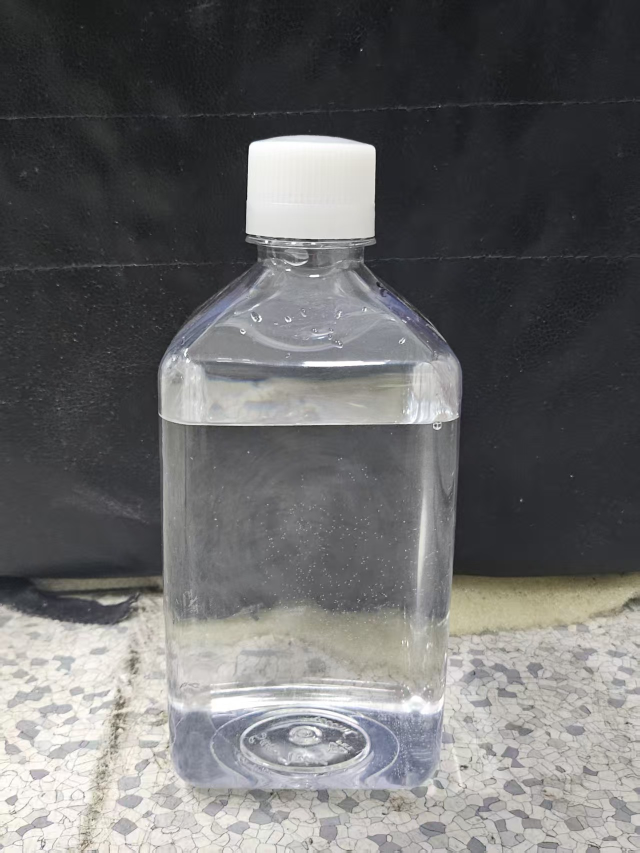
#> input picture detect/1.jpg, 1279 x 1706 px, given in place of the camera (shown at 1/2 size)
$ python labview_interface.py   (older library calls are emulated)
#> lines starting #> are read from the running program, lines starting #| are printed output that depends on the picture; after the words box and inside, x2 and y2 are one past the last pixel; in counts of white or black regions, pixels touching at a corner belong together
### detect/bottle_fill_detector.py
#!/usr/bin/env python3
"""
瓶子液体装满检测脚本
用于实时检测瓶子是否装满液体，可集成到LabVIEW中作为布尔控件
"""

import cv2
import numpy as np
import logging
from typing import Tuple, Optional, Dict, Any
from dataclasses import dataclass
from enum import Enum


class DetectionStatus(Enum):
    """检测状态枚举"""
    NOT_DETECTED = 0
    FILLED = 1
    NOT_FILLED = 2
    ERROR = 3


@dataclass
class DetectionConfig:
    """检测配置参数"""
    # 图像处理参数
    canny_threshold1: int = 50
    canny_threshold2: int = 150
    blur_kernel_size: int = 5

    # 检测参数
    min_bottle_area: int = 1000
    max_bottle_area: int = 50000
    fill_threshold_ratio: float = 0.7  # 液面高度占瓶高的比例阈值

    # ROI参数
    roi_top_ratio: float = 0.1  # ROI顶部占图像比例
    roi_bottom_ratio: float = 0.9  # ROI底部占图像比例

    # 调试参数
    debug_mode: bool = False
    save_debug_images: bool = False


class BottleFillDetector:
    """瓶子液体装满检测器"""

    def __init__(self, config: Optional[DetectionConfig] = None):
        self.config = config or DetectionConfig()
        self.logger = self._setup_logger()
        self.camera = None

    def _setup_logger(self) -> logging.Logger:
        """设置日志记录器"""
        logger = logging.getLogger('BottleFillDetector')
        logger.setLevel(logging.INFO)

        if not logger.handlers:
            handler = logging.StreamHandler()
            formatter = logging.Formatter(
                '%(asctime)s - %(name)s - %(levelname)s - %(message)s'
            )
            handler.setFormatter(formatter)
            logger.addHandler(handler)

        return logger

    def initialize_camera(self, camera_id: int = 0, width: int = 640, height: int = 480) -> bool:
        """初始化摄像头"""
        try:
            self.camera = cv2.VideoCapture(camera_id)
            self.camera.set(cv2.CAP_PROP_FRAME_WIDTH, width)
            self.camera.set(cv2.CAP_PROP_FRAME_HEIGHT, height)

            if not self.camera.isOpened():
                self.logger.error("无法打开摄像头")
                return False

            self.logger.info(f"摄像头初始化成功: {width}x{height}")
            return True

        except Exception as e:
            self.logger.error(f"摄像头初始化失败: {e}")
            return False

    def release_camera(self):
        """释放摄像头资源"""
        if self.camera:
            self.camera.release()
            self.camera = None
            self.logger.info("摄像头已释放")

    # [17 lines left out: function preprocess_image, not called in this run]

    def detect_bottle_and_liquid_level(self, image: np.ndarray) -> Tuple[DetectionStatus, float, Dict[str, Any]]:
        """
        改进的瓶子液面检测算法 - 针对透明瓶子优化

        Returns:
            status: 检测状态
            fill_ratio: 液面高度占瓶高的比例 (-1 表示检测失败)
            debug_info: 调试信息，包含检测框坐标
        """
        try:
            # 1. 多种颜色分割策略 - 适应不同瓶子颜色
            hsv = cv2.cvtColor(image, cv2.COLOR_BGR2HSV)

            # 策略1: 透明/白色瓶子
            lower_transparent = np.array([0, 0, 100])
            upper_transparent = np.array([180, 60, 255])
            transparent_mask = cv2.inRange(hsv, lower_transparent, upper_transparent)

            # 策略2: 淡蓝色瓶子（常见液体瓶）
            lower_blue = np.array([90, 30, 100])
            upper_blue = np.array([130, 150, 255])
            blue_mask = cv2.inRange(hsv, lower_blue, upper_blue)

            # 策略3: 灰色/银色瓶子
            lower_gray = np.array([0, 0, 50])
            upper_gray = np.array([180, 50, 200])
            gray_mask = cv2.inRange(hsv, lower_gray, upper_gray)

            # 合并所有策略的掩码
            bottle_mask = cv2.bitwise_or(transparent_mask, blue_mask)
            bottle_mask = cv2.bitwise_or(bottle_mask, gray_mask)

            # 2. 形态学处理 - 清理噪声
            kernel = cv2.getStructuringElement(cv2.MORPH_RECT, (7, 7))
            bottle_mask = cv2.morphologyEx(bottle_mask, cv2.MORPH_CLOSE, kernel)
            bottle_mask = cv2.morphologyEx(bottle_mask, cv2.MORPH_OPEN, kernel)

            # 保存调试图像（如果开启调试模式）
            if self.config.debug_mode and self.config.save_debug_images:
                cv2.imwrite("debug_mask.jpg", bottle_mask)

            # 3. 寻找潜在瓶子区域
            contours, _ = cv2.findContours(bottle_mask, cv2.RETR_EXTERNAL, cv2.CHAIN_APPROX_SIMPLE)

            if not contours:
                return DetectionStatus.NOT_DETECTED, -1.0, {"error": "未找到瓶子轮廓", "bbox": None}

            # 4. 瓶子识别 - 基于形状和尺寸特征
            potential_bottles = []

            for contour in contours:
                area = cv2.contourArea(contour)

                # 面积过滤
                if area < self.config.min_bottle_area or area > self.config.max_bottle_area:
                    continue

                # 获取边界框
                x, y, w, h = cv2.boundingRect(contour)

                # 形状分析 - 瓶子应该是高大于宽的矩形
                aspect_ratio = h / w if w > 0 else 0
                if aspect_ratio < 1.0:  # 进一步降低要求：高度至少等于宽度
                    continue

                # 计算轮廓的矩形度
                rect_area = w * h
                if rect_area == 0:
                    continue

                rectness = area / rect_area

                # 降低矩形度要求，适应透明瓶子
                if rectness < 0.4:  # 瓶子应该有基本的矩形度
                    continue

                # 计算综合评分（考虑多个因素）
                score = 0
                score += area / 500.0   # 面积权重（降低要求）
                score += rectness * 3   # 矩形度权重（降低权重）
                score += aspect_ratio * 2  # 长宽比权重

                # 位置权重（图像中心区域的瓶子更可能是目标）
                image_center_x = image.shape[1] / 2
                image_center_y = image.shape[0] / 2
                box_center_x = x + w/2
                box_center_y = y + h/2
                distance_from_center = np.sqrt((box_center_x - image_center_x)**2 + (box_center_y - image_center_y)**2)
                max_distance = np.sqrt(image.shape[0]**2 + image.shape[1]**2) / 2
                position_score = 1.0 - (distance_from_center / max_distance)
                score += position_score * 3

                potential_bottles.append({
                    'contour': contour,
                    'bbox': (x, y, w, h),
                    'area': area,
                    'rectness': rectness,
                    'aspect_ratio': aspect_ratio,
                    'score': score
                })

            if not potential_bottles:
                return DetectionStatus.NOT_DETECTED, -1.0, {
                    "error": "未找到符合瓶子特征的轮廓",
                    "suggestion": "请检查瓶子是否完整可见，或调整检测参数",
                    "bbox": None
                }

            # 选择最佳瓶子
            best_bottle_info = max(potential_bottles, key=lambda x: x['score'])
            x, y, w, h = best_bottle_info['bbox']

            # 5. 液面检测 - 在瓶子区域内寻找液体界面
            bottle_roi = image[y:y+h, x:x+w]

            # 转换为灰度并增强对比度
            gray_roi = cv2.cvtColor(bottle_roi, cv2.COLOR_BGR2GRAY)
            clahe = cv2.createCLAHE(clipLimit=2.0, tileGridSize=(8, 8))
            enhanced_roi = clahe.apply(gray_roi)

            # 寻找水平边缘（液面线）
            sobel_y = cv2.Sobel(enhanced_roi, cv2.CV_64F, 0, 1, ksize=3)
            edge_strength = np.abs(sobel_y)

            # 垂直投影寻找最强边缘
            vertical_projection = np.mean(edge_strength, axis=1)

            # 寻找液面位置（从下到上寻找最强边缘）
            min_liquid_level = int(h * 0.1)  # 液面最低可能在10%位置
            max_liquid_level = int(h * 0.95)  # 液面最高可能在95%位置

            liquid_level_idx = int(h * 0.5)  # 默认位置
            if max_liquid_level > min_liquid_level:
                liquid_region = vertical_projection[min_liquid_level:max_liquid_level]
                if len(liquid_region) > 0:
                    # 找到最强边缘位置
                    liquid_offset = np.argmax(liquid_region)
                    liquid_level_idx = min_liquid_level + liquid_offset

            # 计算填充比例（从底部到液面的比例）
            fill_ratio = (h - liquid_level_idx) / h

            # 确保填充比例在合理范围内
            fill_ratio = max(0.0, min(1.0, fill_ratio))

            # 保存调试信息
            self._debug_intermediate_steps(image, bottle_mask, potential_bottles, best_bottle_info)

            # 判断瓶子是否装满
            status = DetectionStatus.FILLED if fill_ratio >= self.config.fill_threshold_ratio else DetectionStatus.NOT_FILLED

            debug_info = {
                "bottle_area": best_bottle_info['area'],
                "bbox": (x, y, w, h),
                "rectness": best_bottle_info['rectness'],
                "aspect_ratio": best_bottle_info['aspect_ratio'],
                "score": best_bottle_info['score'],
                "liquid_level_idx": liquid_level_idx,
                "fill_ratio": fill_ratio,
                "threshold_ratio": self.config.fill_threshold_ratio,
                "potential_bottles": len(potential_bottles),
                "detection_success": True
            }

            self.logger.info(f"检测到瓶子: 面积={best_bottle_info['area']:.1f}, 长宽比={best_bottle_info['aspect_ratio']:.2f}, 填充比例={fill_ratio:.2f}, 状态={status.name}")

            return status, fill_ratio, debug_info

        except Exception as e:
            self.logger.error(f"检测过程出错: {e}")
            return DetectionStatus.ERROR, -1.0, {"error": str(e), "detection_success": False, "bbox": None}

    def detect_single_frame(self, image: Optional[np.ndarray] = None) -> Tuple[bool, Optional[Dict[str, Any]]]:
        """
        检测单帧图像，返回布尔值和调试信息（用于LabVIEW集成）

        Args:
            image: 输入图像，如果为None则从摄像头获取

        Returns:
            Tuple[bool, Optional[Dict]]: (是否装满, 调试信息包含检测框)
        """
        try:
            # 获取图像
            if image is None:
                if self.camera is None:
                    self.logger.error("摄像头未初始化")
                    return False, None

                ret, frame = self.camera.read()
                if not ret or frame is None:
                    self.logger.error("无法从摄像头获取图像")
                    return False, None
            else:
                frame = image.copy()

            # 检测液面
            status, fill_ratio, debug_info = self.detect_bottle_and_liquid_level(frame)

            # 记录调试信息
            if self.config.debug_mode:
                self.logger.info(f"检测状态: {status.name}, 填充比例: {fill_ratio:.2f}")
                self.logger.info(f"调试信息: {debug_info}")

            # 只在检测到True时保存调试图像
            if self.config.save_debug_images and status == DetectionStatus.FILLED:
                self._save_debug_image(frame, status, fill_ratio)

            # 返回布尔结果和调试信息
            is_filled = status == DetectionStatus.FILLED
            return is_filled, debug_info

        except Exception as e:
            self.logger.error(f"单帧检测失败: {e}")
            return False, None

    def _debug_intermediate_steps(self, image: np.ndarray, bottle_mask: np.ndarray, potential_bottles: list, best_bottle_info: dict) -> None:
        """保存中间步骤的调试图像"""
        if not self.config.debug_mode or not self.config.save_debug_images:
            return

        try:
            # 保存掩码图像
            cv2.imwrite("debug_bottle_mask.jpg", bottle_mask)

            # 创建调试图像显示所有候选瓶子
            debug_image = image.copy()

            # 绘制所有候选瓶子
            for i, bottle in enumerate(potential_bottles):
                x, y, w, h = bottle['bbox']
                color = (0, 255, 0) if bottle == best_bottle_info else (0, 255, 255)
                thickness = 3 if bottle == best_bottle_info else 1

                cv2.rectangle(debug_image, (x, y), (x + w, y + h), color, thickness)

                # 添加评分信息
                info_text = f"#{i}: S={bottle['score']:.1f}, A={bottle['area']:.0f}, R={bottle['aspect_ratio']:.1f}"
                cv2.putText(debug_image, info_text, (x, y - 5),
                           cv2.FONT_HERSHEY_SIMPLEX, 0.4, color, 1)

            cv2.imwrite("debug_candidates.jpg", debug_image)
            self.logger.info(f"保存了调试图像，找到 {len(potential_bottles)} 个候选瓶子")

        except Exception as e:
            self.logger.error(f"保存调试图像失败: {e}")

    # [102 lines left out: functions _draw_detection_visualization, run_continuous_detection, not called in this run]


# LabVIEW集成接口函数
def detect_bottle_fill_status(camera_id: int = 0, config_dict: Optional[Dict] = None) -> bool:
    """
    LabVIEW调用的主函数

    Args:
        camera_id: 摄像头ID（通常为0）
        config_dict: 配置参数字典（可选）

    Returns:
        bool: True表示瓶子已装满，False表示未装满或检测失败
    """
    try:
        # 创建配置
        config = DetectionConfig()
        if config_dict:
            for key, value in config_dict.items():
                if hasattr(config, key):
                    setattr(config, key, value)

        # 创建检测器
        detector = BottleFillDetector(config)

        # 初始化摄像头
        if not detector.initialize_camera(camera_id):
            return False

        try:
            # 执行单次检测 - 获取布尔结果
            is_filled, debug_info = detector.detect_single_frame()
            return is_filled

        finally:
            # 释放资源
            detector.release_camera()

    except Exception as e:
        logging.error(f"LabVIEW接口函数出错: {e}")
        return False


# 测试函数
# [12 lines left out: function test_detection, not called in this run]


# [3 lines that do not run on import are left out]

### detect/labview_interface.py
#!/usr/bin/env python3
"""
LabVIEW集成示例脚本
演示如何与LabVIEW Python Node集成
"""

import sys
import os
sys.path.append(os.path.dirname(os.path.abspath(__file__)))

from bottle_fill_detector import detect_bottle_fill_status, DetectionConfig


def labview_bottle_detection(camera_index=0, threshold_ratio=0.85):
    """
    LabVIEW Python Node调用的简化接口函数

    参数:
        camera_index: 摄像头索引 (默认0)
        threshold_ratio: 装满阈值比例 (默认0.85)

    返回:
        boolean: True=已装满, False=未装满或检测失败
    """
    try:
        # 配置参数
        config_dict = {
            'fill_threshold_ratio': float(threshold_ratio),
            'debug_mode': False,
            'save_debug_images': False
        }

        # 执行检测
        result = detect_bottle_fill_status(
            camera_id=int(camera_index),
            config_dict=config_dict
        )

        return bool(result)

    except Exception as e:
        print(f"检测错误: {e}")
        return False


# LabVIEW直接调用的函数（无参数版本）- 推荐用于LabVIEW集成
def labview_simple_detection():
    """LabVIEW调用的最简单接口函数"""
    return labview_bottle_detection()
#> in detect_single_frame, frame is the input picture: shape (1706, 1279, 3); mean B, G, R 105.8, 105.4, 105.5
#> in detect_bottle_and_liquid_level, `transparent_mask = cv2.inRange(hsv, lower_transparent, upper_transpare..`:
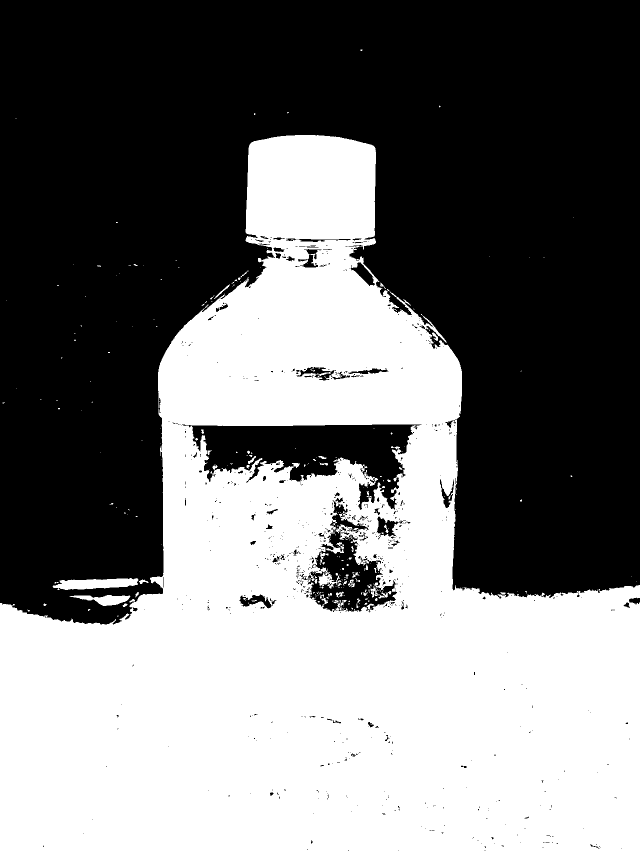
#> transparent_mask: shape (1706, 1279) (shown at 1/2 size); 46.1% white; 283 white regions (232 under 20 px), largest, box (x1, y1, x2, y2) and area: (0, 270, 1279, 1706) 999127, (105, 1156, 277, 1180) 2798, (139, 1190, 261, 1212) 1361
#> in detect_bottle_and_liquid_level, `blue_mask = cv2.inRange(hsv, lower_blue, upper_blue)`:
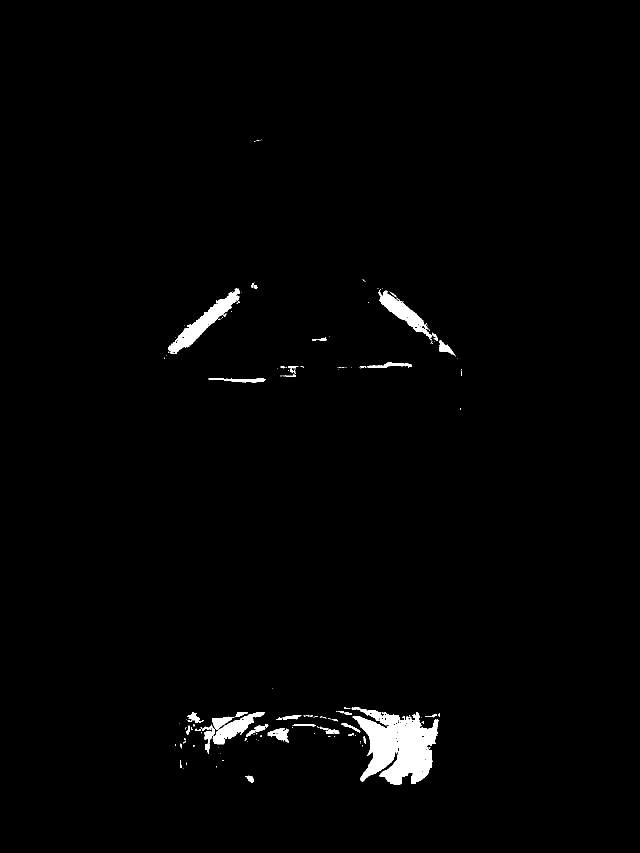
#> blue_mask: shape (1706, 1279) (shown at 1/2 size); 1.4% white; 156 white regions (120 under 20 px), largest, box (x1, y1, x2, y2) and area: (703, 1415, 878, 1570) 15668, (336, 576, 480, 708) 4288, (756, 579, 864, 681) 2846
#> in detect_bottle_and_liquid_level, `gray_mask = cv2.inRange(hsv, lower_gray, upper_gray)`:
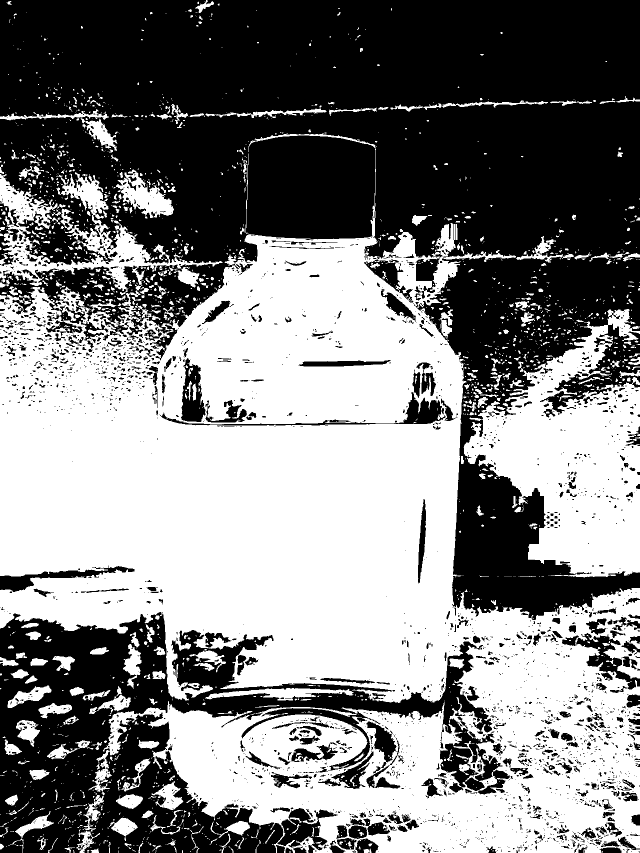
#> gray_mask: shape (1706, 1279) (shown at 1/2 size); 51.2% white; 2832 black regions (2258 under 20 px), largest, box (x1, y1, x2, y2) and area: (0, 0, 1279, 1240) 776404, (0, 1224, 1020, 1706) 188811, (555, 1616, 675, 1706) 4583
#> in detect_bottle_and_liquid_level, `bottle_mask = cv2.bitwise_or(bottle_mask, gray_mask)`:
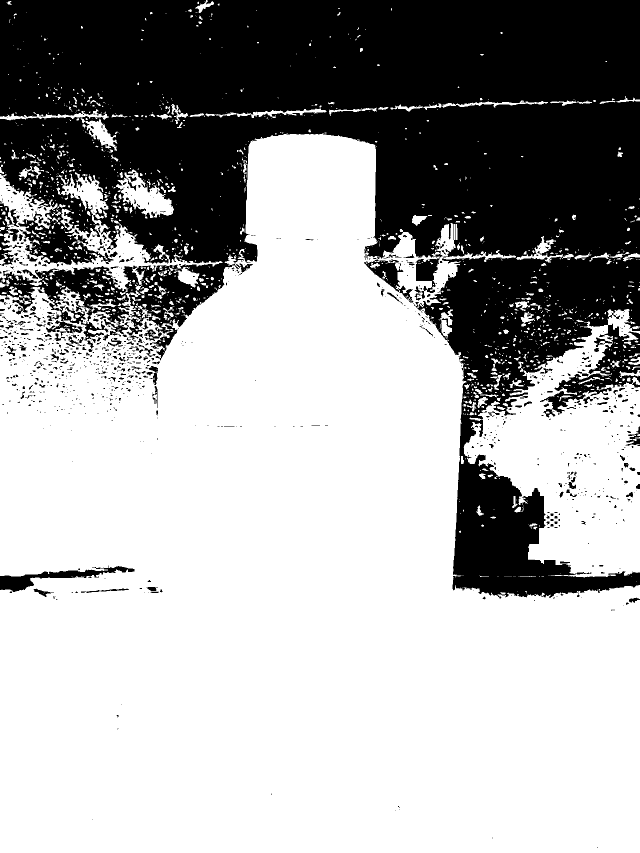
#> bottle_mask: shape (1706, 1279) (shown at 1/2 size); 65.9% white; 1103 black regions (866 under 20 px), largest, box (x1, y1, x2, y2) and area: (0, 0, 1279, 1197) 716501, (0, 1131, 270, 1184) 3893, (728, 519, 827, 605) 2408
#> in detect_bottle_and_liquid_level, `bottle_mask = cv2.morphologyEx(bottle_mask, cv2.MORPH_CLOSE, kernel)`:
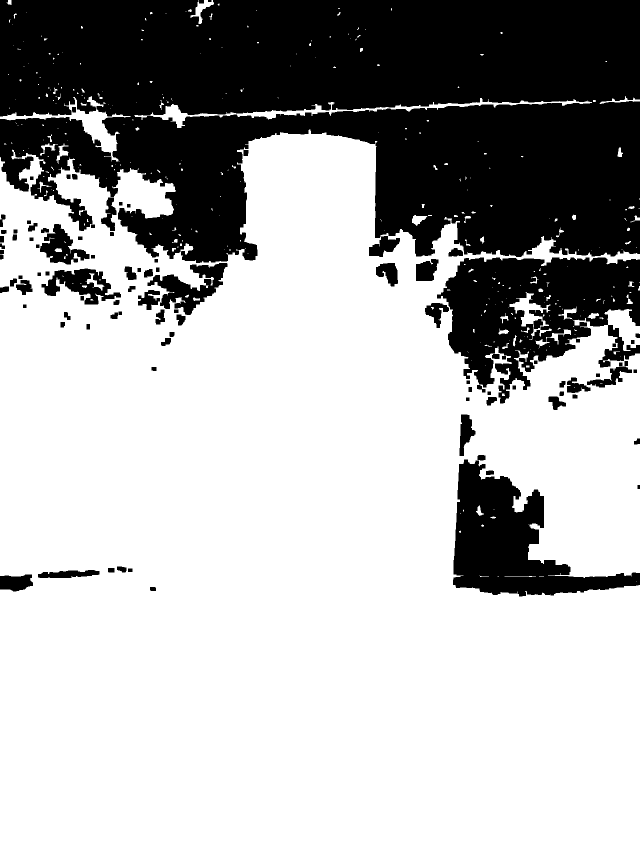
#> bottle_mask: shape (1706, 1279) (shown at 1/2 size); 69.1% white; 101 black regions, largest, box (x1, y1, x2, y2) and area: (0, 0, 1279, 526) 523535, (874, 515, 1279, 807) 66775, (906, 919, 1279, 1193) 44143
#> in detect_bottle_and_liquid_level, `contours, _ = cv2.findContours(bottle_mask, cv2.RETR_EXTERNAL, cv2.CHA..`: contours = 47 contours; largest, box (x1, y1, x2, y2) and area: (0, 265, 1279, 1706) 1477474, (224, 339, 350, 436) 7566, (139, 219, 233, 305) 3478, (1047, 480, 1126, 525) 1572, (1026, 587, 1081, 653) 1508
#> (the rest of the program and of its run is left out)
